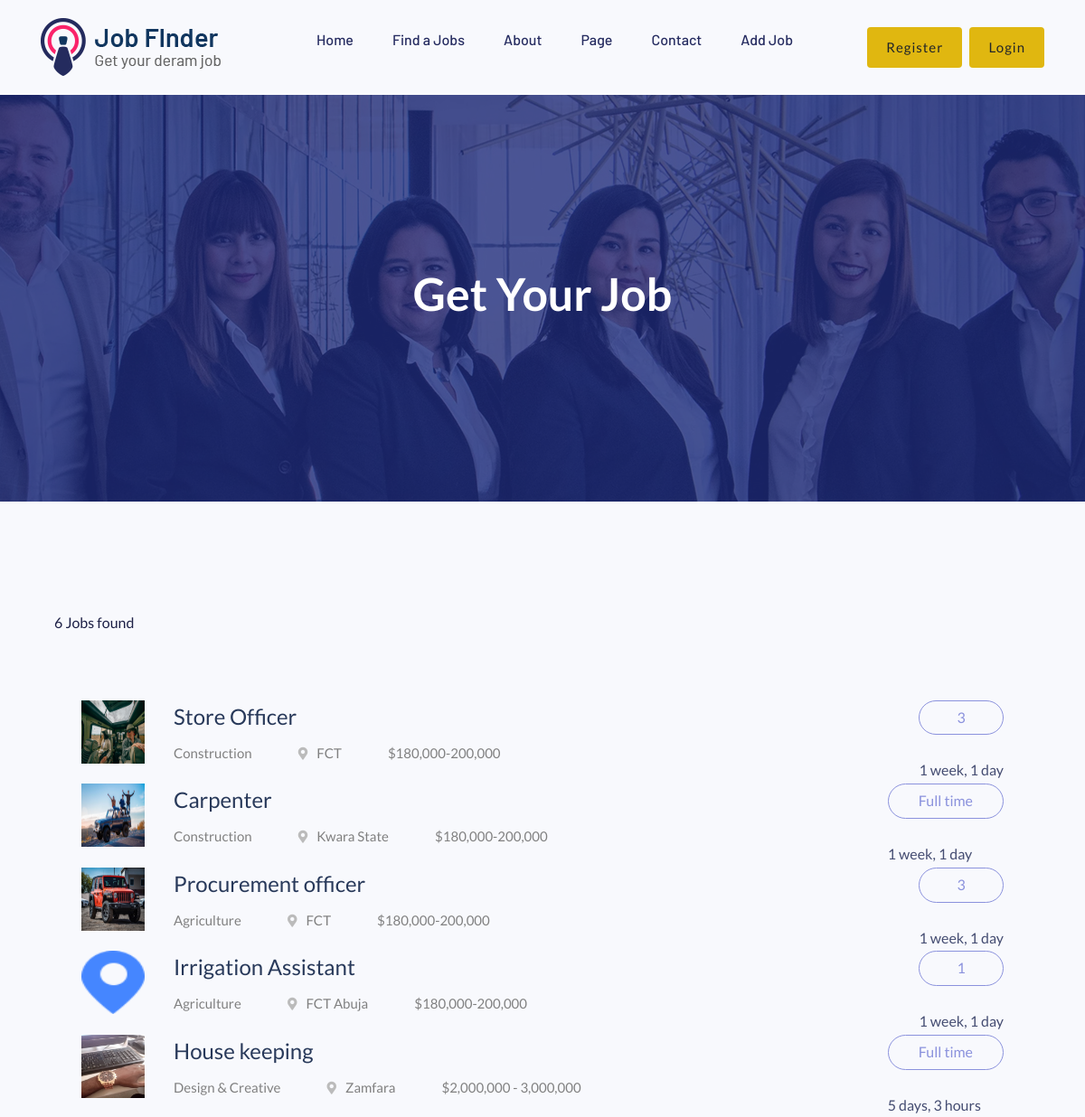
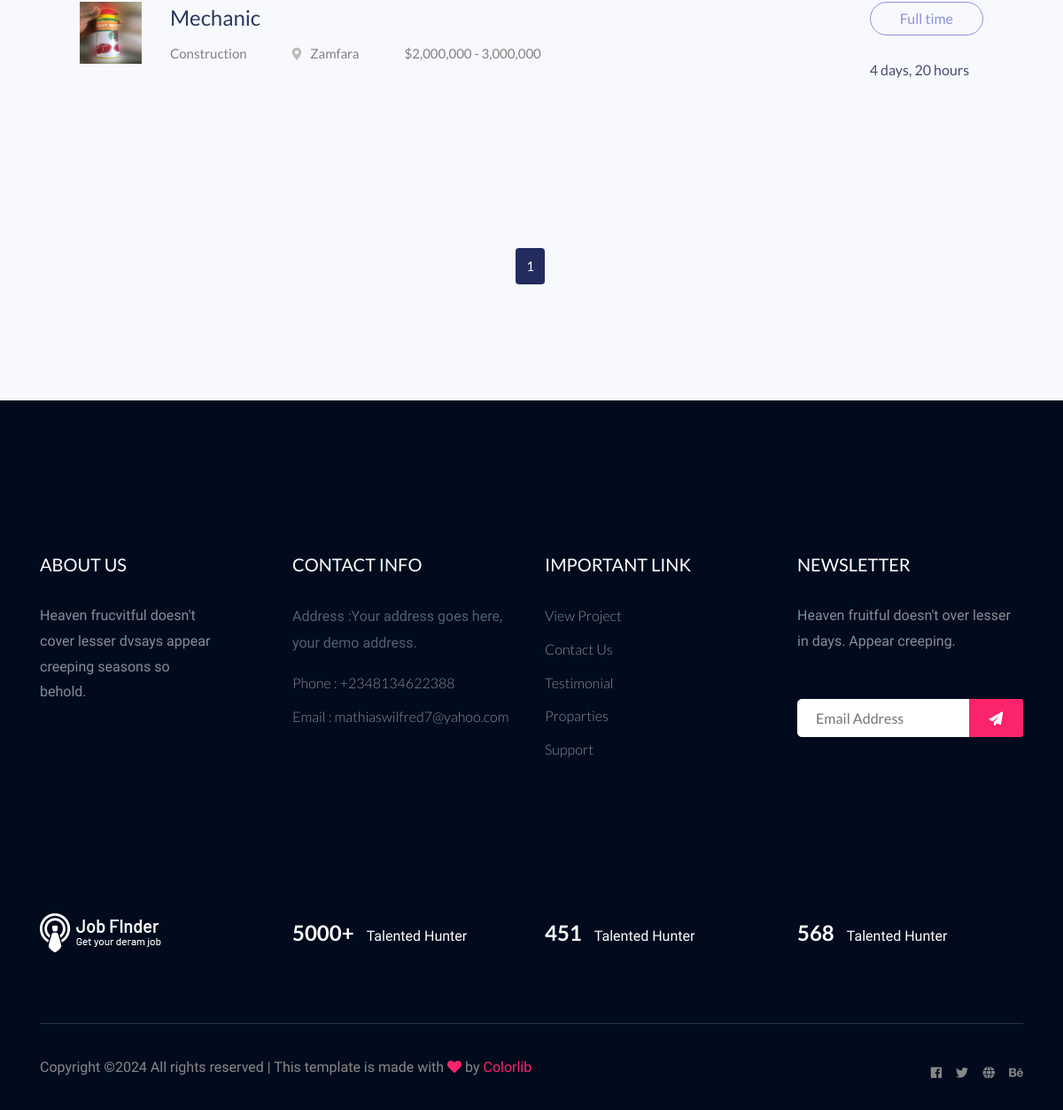
Page /job_listing on the committed database (2 pictures, top to bottom).
### searchApp/models.py (models this page shows, shortened)
class JobDescription(models.Model):
    job = models.ForeignKey(JobPosting, on_delete=models.CASCADE)
    description = models.TextField()
    required_knowledge = models.TextField(max_length=2000)
    education_experience = models.TextField(max_length=2000)

class JobPosting(models.Model):
    EMPLOYMENT_TYPES = [
    ('Full time', 'Full time'),
    ('Part time', 'Part time'),
    ('Internship', 'Internship'),
]
    posted_by = models.ForeignKey(CustomUser, on_delete=models.CASCADE, null=True)
    job_title = models.CharField(max_length=255)
    company_name = models.CharField(max_length=255, null=True)
    location = models.CharField(max_length=255)
    job_category = models.ForeignKey(JobCategory, on_delete=models.CASCADE)
    employment_type = models.CharField(max_length=255, choices=EMPLOYMENT_TYPES, null=True)# Full-time, Part-time, Internship, etc.
    salary_range = models.CharField(max_length=255)  # Optional
    date_posted = models.DateTimeField(auto_now_add=True)
    closing_date = models.DateField(default=timezone.now)
    logo = models.ImageField(upload_to='company_logo/', null = True)
    company_info =models.TextField(max_length=1000, null=True)
    company_web = models.URLField(max_length=255, null=True)
    company_email = models.EmailField(max_length=255, null=True)

class JobCategory(models.Model):
    name = models.CharField(max_length=255)
    description = models.TextField()

### searchApp/views.py (the view)
# urls.py: path('job_listing', v.job_listing, name='job_listing'),
def job_listing(request):
    jobs = JobDescription.objects.all()
    paginator = Paginator(jobs, 10)  # Show 10 jobs per page
    page_number = request.GET.get('page')
    jobs_paginated = paginator.get_page(page_number)
    count = jobs.aggregate(counting=Count('job'))
    context = {
        'jobs': jobs_paginated,
        'count': count,
    }
    return render(request, 'searchApp/job_listing.html', context)

### searchApp/templates/searchApp/job_listing.html (shortened to what this page needs)
{% extends 'searchApp/base/base.html' %}
{% load static %}
{% block content %}
    <div class="slider-area ">
        <div class="single-slider section-overly slider-height2 d-flex align-items-center" data-background="{% static 'searchApp/img/hero/about.jpg' %}">
            <div class="container">
                <div class="row">
                    <div class="col-xl-12">
                        <div class="hero-cap text-center">
                            <h2>Get your job</h2>
                        </div>
                    </div>
                </div>
            </div>
        </div>
    </div>
    <div class="job-listing-area pt-120 pb-120">
        <div class="container">
            <div class="row">
                <div class="col-xl-12 col-lg-12 col-md-12">
                    <section class="featured-job-area">
                        <div class="container">
                            <div class="row">
                                <div class="col-lg-12">
                                    <div class="count-job mb-35">
                                        <span>{{ count.counting }} Jobs found</span>
                                    </div>
                                </div>
                            </div>
                            <div class="single-job-items mb-30">
                                {% for job in jobs %}
                                <div class="job-items">
                                    <div class="company-img">
                                        <a href="{% url 'job_details' job_id=job.id %}"><img src="{{job.job.logo.url}}" alt="" style="width: 70px; height: 70px;"></a>
                                    </div>
                                    <div class="job-tittle job-tittle2">
                                        <a href="{% url 'job_details' job_id=job.id %}">
                                            <h4>{{job.job.job_title}}</h4>
                                        </a>
                                        <ul>
                                            <li>{{job.job.job_category.name}}</li>
                                            <li><i class="fas fa-map-marker-alt"></i>{{job.job.location}}</li>
                                            <li>${{job.job.salary_range}}</li>
                                        </ul>
                                    </div>
                                </div>
                                <div class="items-link items-link2 f-right">
                                    <a href="{% url 'job_details' job_id=job.id %}">{{job.job.employment_type}}</a>
                                    <span>{{job.job.date_posted|timesince}}</span>
                                </div>
                                {% endfor %}
                            </div>
                        </div>
                    </section>
                </div>
            </div>
        </div>
    </div>
<div class="pagination-area pb-115 text-center">
    <div class="container">
        <div class="row">
            <div class="col-xl-12">
                <div class="single-wrap d-flex justify-content-center">
                    <nav aria-label="Page navigation example">
                        <ul class="pagination justify-content-start">
                            {% for num in jobs.paginator.page_range %}
                            <li class="page-item {% if jobs.number == num %} active {% endif %}"><a class="page-link" href="{% url 'job_listing' %}?page={{ num }}">{{ num }}</a></li>
                            {% endfor %}
                        </ul>
                    </nav>
                </div>
            </div>
        </div>
    </div>
</div>
{% endblock %}

### searchApp/templates/searchApp/base/base.html (shortened to what this page needs)
{% load static %}
<!doctype html>
<html class="no-js" lang="zxx">
    {% include 'searchApp/base/head.html' %}
   <body>
    {% include 'searchApp/base/nav.html' %}
    {% block content %}
    {% endblock %}
    {% include 'searchApp/base/footer.html' %}
    </body>
</html>

### searchApp/templates/searchApp/base/head.html (shortened to what this page needs)
{% load static %}
<head>
        <link rel="stylesheet" href="{% static 'searchApp/css/bootstrap.min.css' %}">
        <link rel="stylesheet" href="{% static 'searchApp/css/owl.carousel.min.css' %}">
        <link rel="stylesheet" href="{% static 'searchApp/css/flaticon.css' %}">
        <link rel="stylesheet" href="{% static 'searchApp/css/price_rangs.css' %}">
        <link rel="stylesheet" href="{% static 'searchApp/css/slicknav.css' %}">
        <link rel="stylesheet" href="{% static 'searchApp/css/animate.min.css' %}">
        <link rel="stylesheet" href="{% static 'searchApp/css/magnific-popup.css' %}">
        <link rel="stylesheet" href="{% static 'searchApp/css/fontawesome-all.min.css' %}">
        <link rel="stylesheet" href="{% static 'searchApp/css/themify-icons.css' %}">
        <link rel="stylesheet" href="{% static 'searchApp/css/slick.css' %}">
        <link rel="stylesheet" href="{% static 'searchApp/css/nice-select.css' %}">
        <link rel="stylesheet" href="{% static 'searchApp/css/style.css' %}">
        <link rel="stylesheet" href="https://stackpath.bootstrapcdn.com/font-awesome/4.7.0/css/font-awesome.min.css">
        <link rel="stylesheet" href="{% static 'authentication/css/style.css' %}">
</head>

### searchApp/templates/searchApp/base/nav.html (shortened to what this page needs)
{% load static %}
<header>
   <div class="header-area header-transparrent">
       <div class="headder-top header-sticky">
            <div class="container">
                <div class="row align-items-center">
                    <div class="col-lg-3 col-md-2">
                        <div class="logo">
                            <a href="{% url 'index' %}"><img src="{% static 'searchApp/img/logo/logo.png' %}" alt=""></a>
                        </div>
                    </div>
                    <div class="col-lg-9 col-md-9">
                        <div class="menu-wrapper">
                            <div class="main-menu">
                                <nav class="d-none d-lg-block">
                                    <ul id="navigation">
                                        <li><a href="{% url 'index' %}">Home</a></li>
                                        <li><a href="{% url 'job_listing' %}">Find a Jobs </a></li>
                                        <li><a href="about.html">About</a></li>
                                        <li><a href="#">Page</a>
                                        </li>
                                        <li><a href="contact.html">Contact</a></li>
                                        <li><a href="{% url 'add_job' %}">Add Job</a></li>
                                    </ul>
                                </nav>
                            </div>
                            {% if user.is_authenticated %}
                            <div class="header-btn d-none f-right d-lg-block">
                                <a href="{% url 'authentication:logout_user' %}" class="btn head-btn1" style="background-color: rgb(224, 183, 16);">Logout</a>
                            </div>
                            {% else %}
                            <div class="header-btn d-none f-right d-lg-block">
                                <a href="{% url 'authentication:signup' %}" class="btn head-btn1" style="background-color: rgb(224, 183, 16);">Register</a>
                                <a href="{% url 'authentication:user_login' %}" class="btn head-btn2" style="background-color: rgb(224, 183, 16);">Login</a>
                            </div>
                            {% endif %}
                        </div>
                    </div>
                    <div class="col-12">
                    </div>
                </div>
            </div>
       </div>
   </div>
</header>

### searchApp/templates/searchApp/base/footer.html (shortened to what this page needs)
{% load static %}
<footer>
    <div class="footer-area footer-bg footer-padding">
        <div class="container">
            <div class="row d-flex justify-content-between">
                <div class="col-xl-3 col-lg-3 col-md-4 col-sm-6">
                   <div class="single-footer-caption mb-50">
                     <div class="single-footer-caption mb-30">
                         <div class="footer-tittle">
                             <h4>About Us</h4>
                             <div class="footer-pera">
                                 <p>Heaven frucvitful doesn't cover lesser dvsays appear creeping seasons so behold.</p>
                            </div>
                         </div>
                     </div>
                   </div>
                </div>
                <div class="col-xl-3 col-lg-3 col-md-4 col-sm-5">
                    <div class="single-footer-caption mb-50">
                        <div class="footer-tittle">
                            <h4>Contact Info</h4>
                            <ul>
                                <li>
                                <p>Address :Your address goes
                                    here, your demo address.</p>
                                </li>
                                <li><a href="#">Phone : +2348134622388</a></li>
                                <li><a href="#">Email : mathiaswilfred7@yahoo.com</a></li>
                            </ul>
                        </div>
                    </div>
                </div>
                <div class="col-xl-3 col-lg-3 col-md-4 col-sm-5">
                    <div class="single-footer-caption mb-50">
                        <div class="footer-tittle">
                            <h4>Important Link</h4>
                            <ul>
                                <li><a href="#"> View Project</a></li>
                                <li><a href="#">Contact Us</a></li>
                                <li><a href="#">Testimonial</a></li>
                                <li><a href="#">Proparties</a></li>
                                <li><a href="#">Support</a></li>
                            </ul>
                        </div>
                    </div>
                </div>
                <div class="col-xl-3 col-lg-3 col-md-4 col-sm-5">
                    <div class="single-footer-caption mb-50">
                        <div class="footer-tittle">
                            <h4>Newsletter</h4>
                            <div class="footer-pera footer-pera2">
                             <p>Heaven fruitful doesn't over lesser in days. Appear creeping.</p>
                         </div>
                         <div class="footer-form" >
                             <div id="mc_embed_signup">
                                 <form target="_blank" action="https://spondonit.us12.list-manage.com/subscribe/post?u=1462626880ade1ac87bd9c93a&amp;id=92a4423d01"
                                 method="get" class="subscribe_form relative mail_part">
                                     <input type="email" name="email" id="newsletter-form-email" placeholder="Email Address"
                                     class="placeholder hide-on-focus" onfocus="this.placeholder = ''"
                                     onblur="this.placeholder = ' Email Address '">
                                     <div class="form-icon">
                                         <button type="submit" name="submit" id="newsletter-submit"
                                         class="email_icon newsletter-submit button-contactForm"><img src="assets/img/icon/form.png" alt=""></button>
                                     </div>
                                 </form>
                             </div>
                         </div>
                        </div>
                    </div>
                </div>
            </div>
           <div class="row footer-wejed justify-content-between">
                <div class="col-xl-3 col-lg-3 col-md-4 col-sm-6">
                    <div class="footer-logo mb-20">
                    <a href="index.html"><img src="assets/img/logo/logo2_footer.png" alt=""></a>
                    </div>
                </div>
                <div class="col-xl-3 col-lg-3 col-md-4 col-sm-5">
                <div class="footer-tittle-bottom">
                    <span>5000+</span>
                    <p>Talented Hunter</p>
                </div>
                </div>
                <div class="col-xl-3 col-lg-3 col-md-4 col-sm-5">
                    <div class="footer-tittle-bottom">
                        <span>451</span>
                        <p>Talented Hunter</p>
                    </div>
                </div>
                <div class="col-xl-3 col-lg-3 col-md-4 col-sm-5">
                    <div class="footer-tittle-bottom">
                        <span>568</span>
                        <p>Talented Hunter</p>
                    </div>
                </div>
           </div>
        </div>
    </div>
    <div class="footer-bottom-area footer-bg">
        <div class="container">
            <div class="footer-border">
                 <div class="row d-flex justify-content-between align-items-center">
                     <div class="col-xl-10 col-lg-10 ">
                         <div class="footer-copy-right">
                             <p>
Copyright &copy;<script>document.write(new Date().getFullYear());</script> All rights reserved | This template is made with <i class="fa fa-heart" aria-hidden="true"></i> by <a href="https://colorlib.com" target="_blank">Colorlib</a>
</p>
                         </div>
                     </div>
                     <div class="col-xl-2 col-lg-2">
                         <div class="footer-social f-right">
                             <a href="#"><i class="fab fa-facebook-f"></i></a>
                             <a href="#"><i class="fab fa-twitter"></i></a>
                             <a href="#"><i class="fas fa-globe"></i></a>
                             <a href="#"><i class="fab fa-behance"></i></a>
                         </div>
                     </div>
                 </div>
            </div>
        </div>
    </div>
</footer>

### rows in the picture
JobDescription: job.logo (picture), job.job_title "Store Officer", job.job_category.name "Construction", job.location "FCT", job.salary_range "180,000-200,000", job.employment_type "3", job.date_posted "1 week, 1 day"
JobDescription: job.logo (picture), job.job_title "Carpenter", job.job_category.name "Construction", job.location "Kwara State", job.salary_range "180,000-200,000", job.employment_type "Full time", job.date_posted "1 week, 1 day"
JobDescription: job.logo (picture), job.job_title "Procurement officer", job.job_category.name "Agriculture", job.location "FCT", job.salary_range "180,000-200,000", job.employment_type "3", job.date_posted "1 week, 1 day"
JobDescription: job.logo (picture), job.job_title "Irrigation Assistant", job.job_category.name "Agriculture", job.location "FCT Abuja", job.salary_range "180,000-200,000", job.employment_type "1", job.date_posted "1 week, 1 day"
JobDescription: job.logo (picture), job.job_title "House keeping", job.job_category.name "Design & Creative", job.location "Zamfara", job.salary_range "2,000,000 - 3,000,000", job.employment_type "Full time", job.date_posted "5 days, 3 hours"
JobDescription: job.logo (picture), job.job_title "Mechanic", job.job_category.name "Construction", job.location "Zamfara", job.salary_range "2,000,000 - 3,000,000", job.employment_type "Full time", job.date_posted "4 days, 20 hours"

### other values in the picture
{{ count.counting }} "6"
{{ num }} "1"
